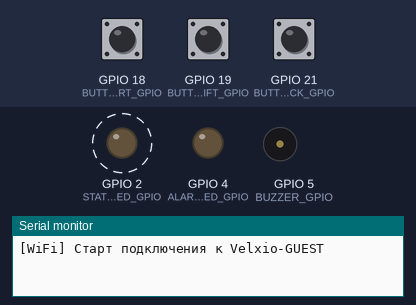
Bench run of a sketch on a simulated ESP32. Parts: output pins drawn as LEDs (lit = HIGH), buzzer (waves = sounding, pin HIGH), the last lines printed to the serial monitor. Dashed ring = blinking. The inputs (shaded band) are chosen by the test bench; at power-on: GPIO 18 (BUTTON_START_GPIO) HIGH, GPIO 19 (BUTTON_LIFT_GPIO) HIGH, GPIO 21 (BUTTON_DOCK_GPIO) HIGH. WiFi joins after 1.5 s; servers stay silent unless stated; no MQTT or app messages arrive unless stated.

Above: at 1.13 s.
1.3 s: GPIO 18 (BUTTON_START_GPIO) pulled LOW for 0.15 s
At 1.78 s:
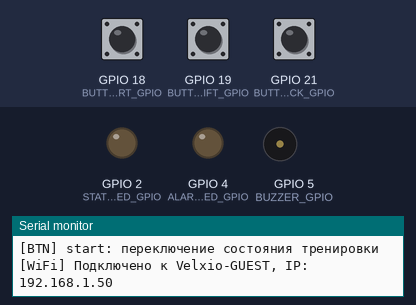
At 2.6 s:
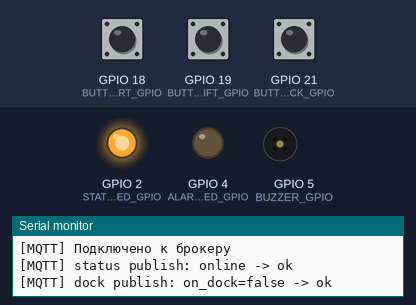
3.4 s: GPIO 19 (BUTTON_LIFT_GPIO) pulled LOW for 0.15 s
5.0 s: GPIO 21 (BUTTON_DOCK_GPIO) pulled LOW for 0.15 s
6.6 s: GPIO 18 (BUTTON_START_GPIO) pulled LOW for 1 s
9.1 s: GPIO 19 (BUTTON_LIFT_GPIO) pulled LOW for 1 s
11.6 s: GPIO 21 (BUTTON_DOCK_GPIO) pulled LOW for 1 s
Timing chart, 0 to 14.6 s (numbered marks = the images above; inputs shaded):
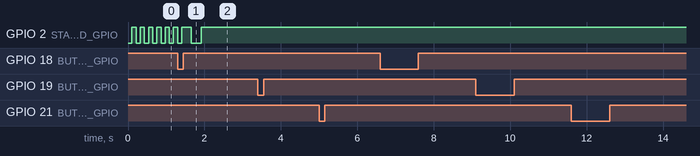

The sketch:

main.ino
```cpp
/*
Выполнила бригада №3
Участники:
- Павлов Аркадий - ответственный за схемы
- Малков Максим - ответственный за код
- Авдеев Евгений - ответственный за отчеты
*/

#include <Arduino.h>
#include <WiFi.h>
#include <PubSubClient.h>

// Учебная Wi-Fi сеть из правил проекта.
static constexpr const char* WIFI_SSID = "Velxio-GUEST";
static constexpr const char* WIFI_PASSWORD = "";

// IP брокера EMQX из docker-compose.
static constexpr const char* MQTT_BROKER_HOST = "172.30.0.10";
static constexpr uint16_t MQTT_BROKER_PORT = 1883;

// Уникальный идентификатор гантели — единственный источник для MQTT-топиков.
static constexpr const char* DEVICE_ID = "db001";
// Фиксированный user_id для MVP (в проде — из RFID/клубной карты).
static constexpr const char* USER_ID = "user001";

// MQTT client id и топики формируются из DEVICE_ID при старте.
static char mqttClientId[32];
static char statusTopic[48];
static char exerciseTopic[48];
static char dockTopic[48];

// Инициализация имён топиков: smartgym/<deviceId>/status|exercise|dock.
void initMqttTopics() {
  snprintf(mqttClientId, sizeof(mqttClientId), "smartgym_%s", DEVICE_ID);
  snprintf(statusTopic, sizeof(statusTopic), "smartgym/%s/status", DEVICE_ID);
  snprintf(exerciseTopic, sizeof(exerciseTopic), "smartgym/%s/exercise", DEVICE_ID);
  snprintf(dockTopic, sizeof(dockTopic), "smartgym/%s/dock", DEVICE_ID);
}

// Пины: зелёный LED статуса, красный LED тревоги, buzzer, три кнопки.
static constexpr uint8_t STATUS_LED_GPIO = 2;
static constexpr uint8_t ALARM_LED_GPIO = 4;
static constexpr uint8_t BUTTON_START_GPIO = 18;
static constexpr uint8_t BUTTON_LIFT_GPIO = 19;
// Переключатель «гантель на месте» (для отладки вместо датчика стойки).
static constexpr uint8_t BUTTON_DOCK_GPIO = 21;
static constexpr uint8_t BUZZER_GPIO = 5;

// Антидребезг кнопки и таймауты логики MVP.
static constexpr unsigned long BUTTON_DEBOUNCE_MS = 10;
static constexpr unsigned long WIFI_ALARM_TIMEOUT_MS = 30000;
static constexpr unsigned long WORKSHIFT_IDLE_MS = 120000;
static constexpr unsigned long MQTT_RECONNECT_INTERVAL_MS = 2000;
static constexpr unsigned long WIFI_RECONNECT_INTERVAL_MS = 5000;
// Периодическая телеметрия status и dock (плюс мгновенная отправка при изменениях).
static constexpr unsigned long STATUS_HEARTBEAT_MS = 30000;
static constexpr unsigned long DOCK_HEARTBEAT_MS = 30000;
// Локальная тревога после N неудачных попыток connect() к брокеру (Wi-Fi при этом есть).
static constexpr uint8_t MQTT_CONNECT_MAX_RETRIES = 5;

WiFiClient wifiClient;
PubSubClient mqttClient(wifiClient);

// Состояние сессии и счётчики для отладки в Serial.
struct DumbbellState {
  bool inWorkshift = false;
  bool onDock = false;
  uint32_t totalReps = 0;
  unsigned long lastActivityMs = 0;
};

DumbbellState state;

// Состояние антидребезга для каждой кнопки (INPUT_PULLUP).
struct ButtonState {
  bool lastLevel = HIGH;
  unsigned long lastChangeMs = 0;
  bool wasPressed = false;
};

ButtonState startButton;
ButtonState liftButton;
ButtonState dockButton;
unsigned long lastStatusBlinkMs = 0;
unsigned long lastStatusPublishMs = 0;
unsigned long lastDockPublishMs = 0;
unsigned long lastMqttReconnectTryMs = 0;
unsigned long lastWifiReconnectTryMs = 0;
unsigned long wifiDisconnectedSinceMs = 0;
unsigned long lastAlarmToggleMs = 0;
bool wifiConnectedLogged = false;
bool mqttConnectedLogged = false;
bool localAlarmActive = false;
uint8_t mqttConnectFailCount = 0;
bool mqttBrokerAlarmLatched = false;

void stopLocalAlarm();
void resetMqttBrokerAlarmState();

// Сборка JSON для топика status (deviceId уже в пути топика).
void buildStatusPayload(char* buffer, size_t bufferSize, const char* statusValue) {
  if (strcmp(statusValue, "workshift") == 0) {
    snprintf(buffer, bufferSize,
             "{\"status\":\"workshift\",\"user_id\":\"%s\"}",
             USER_ID);
    return;
  }
  snprintf(buffer, bufferSize, "{\"status\":\"%s\"}", statusValue);
}

// Сборка JSON для события lift_rep в топике exercise.
void buildExercisePayload(char* buffer, size_t bufferSize) {
  snprintf(buffer, bufferSize, "{\"event\":\"lift_rep\",\"rep_delta\":1}");
}

// Сборка JSON для топика dock — гантель на стойке или нет.
void buildDockPayload(char* buffer, size_t bufferSize, bool onDock) {
  snprintf(buffer, bufferSize, "{\"on_dock\":%s}", onDock ? "true" : "false");
}

// Текущее значение status для heartbeat и reconnect.
const char* currentStatusValue() {
  return state.inWorkshift ? "workshift" : "online";
}

// Публикация status с retain=true, чтобы Node-RED видел последнее состояние.
bool publishStatus(const char* statusValue) {
  if (!mqttClient.connected()) {
    return false;
  }

  char payload[96];
  buildStatusPayload(payload, sizeof(payload), statusValue);

  const bool ok = mqttClient.publish(statusTopic, payload, true);
  Serial.printf("[MQTT] status publish: %s -> %s\n", statusValue, ok ? "ok" : "fail");
  if (ok) {
    lastStatusPublishMs = millis();
  }
  return ok;
}

// Публикация состояния «на месте» с retain=true.
bool publishDock(bool onDock) {
  if (!mqttClient.connected()) {
    return false;
  }

  char payload[48];
  buildDockPayload(payload, sizeof(payload), onDock);

  const bool ok = mqttClient.publish(dockTopic, payload, true);
  Serial.printf("[MQTT] dock publish: on_dock=%s -> %s\n",
                onDock ? "true" : "false",
                ok ? "ok" : "fail");
  if (ok) {
    lastDockPublishMs = millis();
  }
  return ok;
}

// Периодический heartbeat status — дублирует текущее состояние.
void publishStatusHeartbeatIfDue() {
  if (!mqttClient.connected()) {
    return;
  }

  const unsigned long now = millis();
  if (now - lastStatusPublishMs < STATUS_HEARTBEAT_MS) {
    return;
  }

  publishStatus(currentStatusValue());
}

// Периодический heartbeat dock — дублирует текущее состояние стойки.
void publishDockHeartbeatIfDue() {
  if (!mqttClient.connected()) {
    return;
  }

  const unsigned long now = millis();
  if (now - lastDockPublishMs < DOCK_HEARTBEAT_MS) {
    return;
  }

  publishDock(state.onDock);
}

// Публикация одного повторения упражнения.
bool publishLiftRep() {
  if (!mqttClient.connected()) {
    return false;
  }

  char payload[64];
  buildExercisePayload(payload, sizeof(payload));

  const bool ok = mqttClient.publish(exerciseTopic, payload, false);
  Serial.printf("[MQTT] exercise lift_rep -> %s (total=%lu)\n",
                ok ? "ok" : "fail",
                static_cast<unsigned long>(state.totalReps));
  return ok;
}

// Начало или завершение тренировки по кнопке start (toggle workshift ↔ online).
void toggleWorkshift() {
  if (state.inWorkshift) {
    if (publishStatus("online")) {
      state.inWorkshift = false;
      Serial.println("[SESSION] workshift завершён вручную, status=online");
    }
    return;
  }

  if (publishStatus("workshift")) {
    state.inWorkshift = true;
    state.lastActivityMs = millis();
    Serial.printf("[SESSION] workshift начат, user_id=%s\n", USER_ID);
  }
}

// Завершение сессии по таймауту простоя — возвращаем status online.
void endWorkshiftIfIdle() {
  if (!state.inWorkshift || state.lastActivityMs == 0) {
    return;
  }

  const unsigned long now = millis();
  if (now - state.lastActivityMs < WORKSHIFT_IDLE_MS) {
    return;
  }

  if (publishStatus("online")) {
    state.inWorkshift = false;
    Serial.println("[SESSION] workshift завершён по простою, status=online");
  }
}

// Восстановление Wi-Fi с авто-reconnect, как в mqtt_lamp.
void connectWifiIfNeeded() {
  const wl_status_t wifiStatus = WiFi.status();

  if (wifiStatus == WL_CONNECTED) {
    if (!wifiConnectedLogged) {
      Serial.printf("[WiFi] Подключено к %s, IP: %s\n",
                    WIFI_SSID,
                    WiFi.localIP().toString().c_str());
      wifiConnectedLogged = true;
      wifiDisconnectedSinceMs = 0;
      resetMqttBrokerAlarmState();
      stopLocalAlarm();
    }
    return;
  }

  if (wifiConnectedLogged) {
    Serial.printf("[WiFi] Соединение потеряно, статус: %d\n", static_cast<int>(wifiStatus));
    wifiConnectedLogged = false;
    mqttConnectedLogged = false;
    if (wifiDisconnectedSinceMs == 0) {
      wifiDisconnectedSinceMs = millis();
    }
  }

  const unsigned long now = millis();
  if (now - lastWifiReconnectTryMs < WIFI_RECONNECT_INTERVAL_MS) {
    return;
  }
  lastWifiReconnectTryMs = now;

  Serial.printf("[WiFi] Пробуем подключиться к %s...\n", WIFI_SSID);
  WiFi.disconnect();
  WiFi.begin(WIFI_SSID, WIFI_PASSWORD);
}

// Подключение к MQTT с LWT offline на топике status.
void connectMqttIfNeeded() {
  if (WiFi.status() != WL_CONNECTED || mqttClient.connected()) {
    return;
  }

  const unsigned long now = millis();
  if (now - lastMqttReconnectTryMs < MQTT_RECONNECT_INTERVAL_MS) {
    return;
  }
  lastMqttReconnectTryMs = now;

  // LWT: брокер опубликует offline при внезапной потере соединения (анти-кража).
  char lwtPayload[128];
  buildStatusPayload(lwtPayload, sizeof(lwtPayload), "offline");

  if (mqttClient.connect(mqttClientId, statusTopic, 1, true, lwtPayload)) {
    Serial.println("[MQTT] Подключено к брокеру");
    mqttConnectedLogged = true;
    resetMqttBrokerAlarmState();
    stopLocalAlarm();
    // После reconnect восстанавливаем актуальный status и dock для серверной логики.
    publishStatus(currentStatusValue());
    publishDock(state.onDock);
  } else {
    mqttConnectFailCount++;
    if (mqttConnectFailCount >= MQTT_CONNECT_MAX_RETRIES) {
      mqttBrokerAlarmLatched = true;
    }
    Serial.printf("[MQTT] Ошибка подключения, rc=%d (попытка %u/%u)\n",
                  mqttClient.state(),
                  mqttConnectFailCount,
                  MQTT_CONNECT_MAX_RETRIES);
  }
}

void resetMqttBrokerAlarmState() {
  mqttConnectFailCount = 0;
  mqttBrokerAlarmLatched = false;
}

// Обслуживание MQTT-сессии: loop() и фиксация обрыва без сброса счётчика ретраев.
void maintainMqttSession() {
  if (WiFi.status() != WL_CONNECTED) {
    return;
  }

  if (!mqttClient.connected()) {
    if (mqttConnectedLogged) {
      mqttConnectedLogged = false;
      Serial.println("[MQTT] Соединение с брокером потеряно");
    }
    return;
  }

  // loop() возвращает false, если TCP/MQTT-сессия оборвалась (брокер остановлен и т.п.).
  if (!mqttClient.loop()) {
    Serial.println("[MQTT] loop(): сессия оборвана, пробуем переподключиться");
    mqttClient.disconnect();
    mqttConnectedLogged = false;
  }
}

// Гасим buzzer и красный LED, если тревога больше не нужна.
void stopLocalAlarm() {
  if (!localAlarmActive) {
    digitalWrite(BUZZER_GPIO, LOW);
    digitalWrite(ALARM_LED_GPIO, LOW);
    return;
  }
  localAlarmActive = false;
  digitalWrite(BUZZER_GPIO, LOW);
  digitalWrite(ALARM_LED_GPIO, LOW);
}

// Wi-Fi недоступен дольше порога — условие локальной тревоги.
bool isWifiAlarmCondition() {
  if (WiFi.status() == WL_CONNECTED) {
    return false;
  }
  if (wifiDisconnectedSinceMs == 0) {
    return false;
  }
  return (millis() - wifiDisconnectedSinceMs) >= WIFI_ALARM_TIMEOUT_MS;
}

// Брокер недоступен после исчерпания ретраев — условие локальной тревоги.
bool isMqttAlarmCondition() {
  return WiFi.status() == WL_CONNECTED && mqttBrokerAlarmLatched;
}

// Локальная тревога: buzzer + красный LED (потеря Wi-Fi или брокера).
void updateLocalAlarm() {
  const bool alarmNeeded = isWifiAlarmCondition() || isMqttAlarmCondition();

  if (!alarmNeeded) {
    stopLocalAlarm();
    return;
  }

  if (!localAlarmActive) {
    localAlarmActive = true;
    digitalWrite(ALARM_LED_GPIO, LOW);
    digitalWrite(BUZZER_GPIO, LOW);
    if (isWifiAlarmCondition()) {
      Serial.println("[ALARM] Wi-Fi недоступен дольше порога — buzzer + красный LED");
    } else {
      Serial.println("[ALARM] Брокер недоступен после ретраев — buzzer + красный LED");
    }
  }

  const unsigned long now = millis();
  if (now - lastAlarmToggleMs >= 150) {
    lastAlarmToggleMs = now;
    const bool alarmOn = !digitalRead(BUZZER_GPIO);
    digitalWrite(BUZZER_GPIO, alarmOn ? HIGH : LOW);
    digitalWrite(ALARM_LED_GPIO, alarmOn ? HIGH : LOW);
  }
}

// Индикация связи: постоянный LED при Wi-Fi+MQTT, иначе мигание.
void updateStatusLed() {
  if (localAlarmActive) {
    return;
  }

  const bool wifiConnected = WiFi.status() == WL_CONNECTED;
  const bool mqttConnected = mqttClient.connected();

  if (wifiConnected && mqttConnected) {
    digitalWrite(STATUS_LED_GPIO, HIGH);
    return;
  }

  const unsigned long now = millis();
  const unsigned long interval = wifiConnected ? 250 : 100;
  if (now - lastStatusBlinkMs >= interval) {
    lastStatusBlinkMs = now;
    digitalWrite(STATUS_LED_GPIO, !digitalRead(STATUS_LED_GPIO));
  }
}

// Универсальная обработка одной кнопки с антидребезгом.
bool processDebouncedPress(uint8_t gpio, ButtonState& btn, unsigned long now) {
  const bool currentLevel = digitalRead(gpio);

  if (currentLevel != btn.lastLevel) {
    btn.lastChangeMs = now;
    btn.lastLevel = currentLevel;
  }

  if (now - btn.lastChangeMs < BUTTON_DEBOUNCE_MS) {
    return false;
  }

  if (currentLevel == LOW && !btn.wasPressed) {
    btn.wasPressed = true;
    return true;
  }

  if (currentLevel == HIGH) {
    btn.wasPressed = false;
  }

  return false;
}

// Кнопка start — toggle тренировки: start → workshift, повтор → online.
void processStartButton() {
  const unsigned long now = millis();
  if (!processDebouncedPress(BUTTON_START_GPIO, startButton, now)) {
    return;
  }
  Serial.println("[BTN] start: переключение состояния тренировки");
  toggleWorkshift();
}

// Кнопка lift — один подъём = одно событие lift_rep (только в активной сессии).
void processLiftButton() {
  const unsigned long now = millis();
  if (!processDebouncedPress(BUTTON_LIFT_GPIO, liftButton, now)) {
    return;
  }

  if (!state.inWorkshift) {
    Serial.println("[BTN] lift: игнорирован — сначала нажмите start");
    return;
  }

  state.totalReps++;
  state.lastActivityMs = now;
  publishLiftRep();
  Serial.printf("[BTN] lift: подъём #%lu\n", static_cast<unsigned long>(state.totalReps));
}

// Кнопка dock — переключатель «гантель на месте» (отладка вместо датчика).
void processDockButton() {
  const unsigned long now = millis();
  if (!processDebouncedPress(BUTTON_DOCK_GPIO, dockButton, now)) {
    return;
  }

  state.onDock = !state.onDock;
  publishDock(state.onDock);
  Serial.printf("[BTN] dock: on_dock=%s\n", state.onDock ? "true" : "false");
}

void setup() {
  Serial.begin(115200);

  pinMode(STATUS_LED_GPIO, OUTPUT);
  pinMode(ALARM_LED_GPIO, OUTPUT);
  pinMode(BUTTON_START_GPIO, INPUT_PULLUP);
  pinMode(BUTTON_LIFT_GPIO, INPUT_PULLUP);
  pinMode(BUTTON_DOCK_GPIO, INPUT_PULLUP);
  pinMode(BUZZER_GPIO, OUTPUT);
  digitalWrite(STATUS_LED_GPIO, LOW);
  digitalWrite(ALARM_LED_GPIO, LOW);
  digitalWrite(BUZZER_GPIO, LOW);

  initMqttTopics();

  WiFi.mode(WIFI_STA);
  Serial.printf("[BOOT] Smart dumbbell %s, user_id=%s\n", DEVICE_ID, USER_ID);
  Serial.printf("[MQTT] status=%s exercise=%s dock=%s\n",
                statusTopic, exerciseTopic, dockTopic);
  Serial.printf("[WiFi] Старт подключения к %s\n", WIFI_SSID);
  WiFi.begin(WIFI_SSID, WIFI_PASSWORD);

  mqttClient.setServer(MQTT_BROKER_HOST, MQTT_BROKER_PORT);
  mqttClient.setBufferSize(512);
}

void loop() {
  connectWifiIfNeeded();
  maintainMqttSession();
  connectMqttIfNeeded();

  if (mqttClient.connected()) {
    endWorkshiftIfIdle();
    publishStatusHeartbeatIfDue();
    publishDockHeartbeatIfDue();
  }

  processStartButton();
  processLiftButton();
  processDockButton();
  updateLocalAlarm();
  updateStatusLed();
  delay(10);
}
```
